Frame 1 (no input): blank canvas, image omitted
Frame 60 (the mouse pressed at the canvas centre just before this capture): blank canvas, image omitted
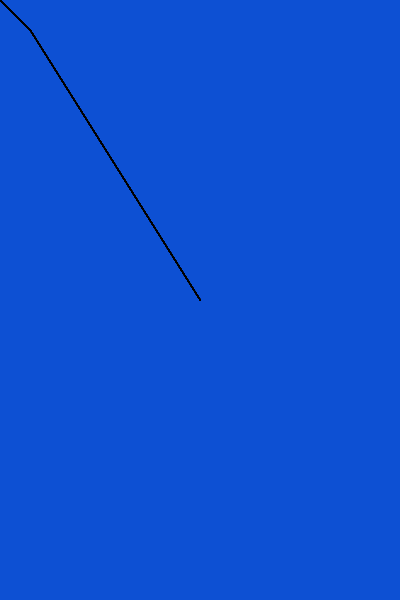
Frame 120 (the mouse held since frame 60 and released just before this capture)

The Processing sketch whose frames 1 and 60 were blank and that drew this single picture after the mouse press (run headless with seeded random() and noise(); from frame 60 on, the mouse is pressed at the canvas centre):

// Processing sketch: processing_48898
// ── processing_48898.pde


void setup ()
{
  size (400, 600); 
  background(13, 80, 211);
  smooth();
  frameRate (50);
}

void draw ()
{
//  fill (255, 255, 255,50);
//  rect (0, 0, width, height);

  fill(random (242), random (22), random (103), random (100));
  line (mouseX, mouseY, 30, 30);
}

void mousePressed()
{
  background(255, 255, 255);
}

void keyPressed()
{
  save("snapshot.png"); 
  fill(random(255), random(255), random (255));
}
